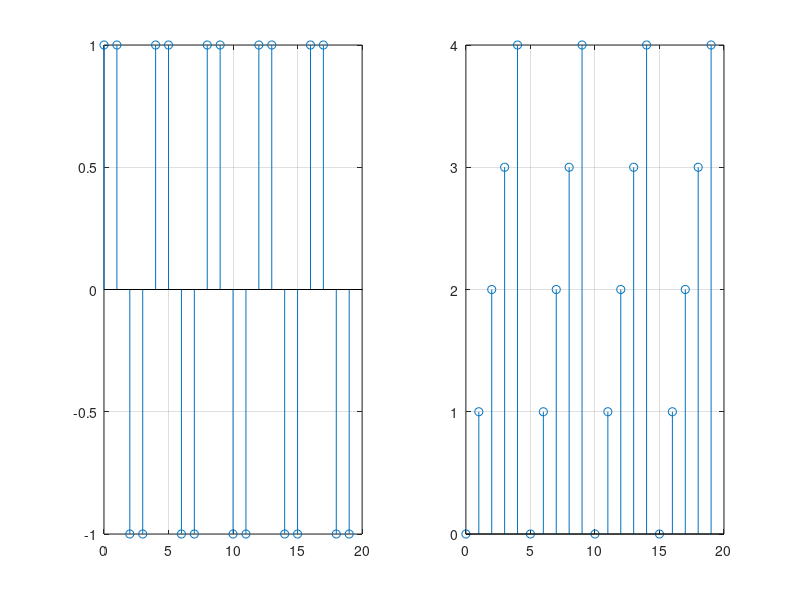

Here is the MATLAB script that generated this plot:
N=5;
x = [1 1 -1 -1];
xr = repmat(x,1,N);
n=0:length(xr)-1;
subplot(1,2,1), stem(n,xr);
grid ON;

n=0:4*N-1;
xm=mod(n,N);
subplot(1,2,2), stem(n,xm);
grid ON;
